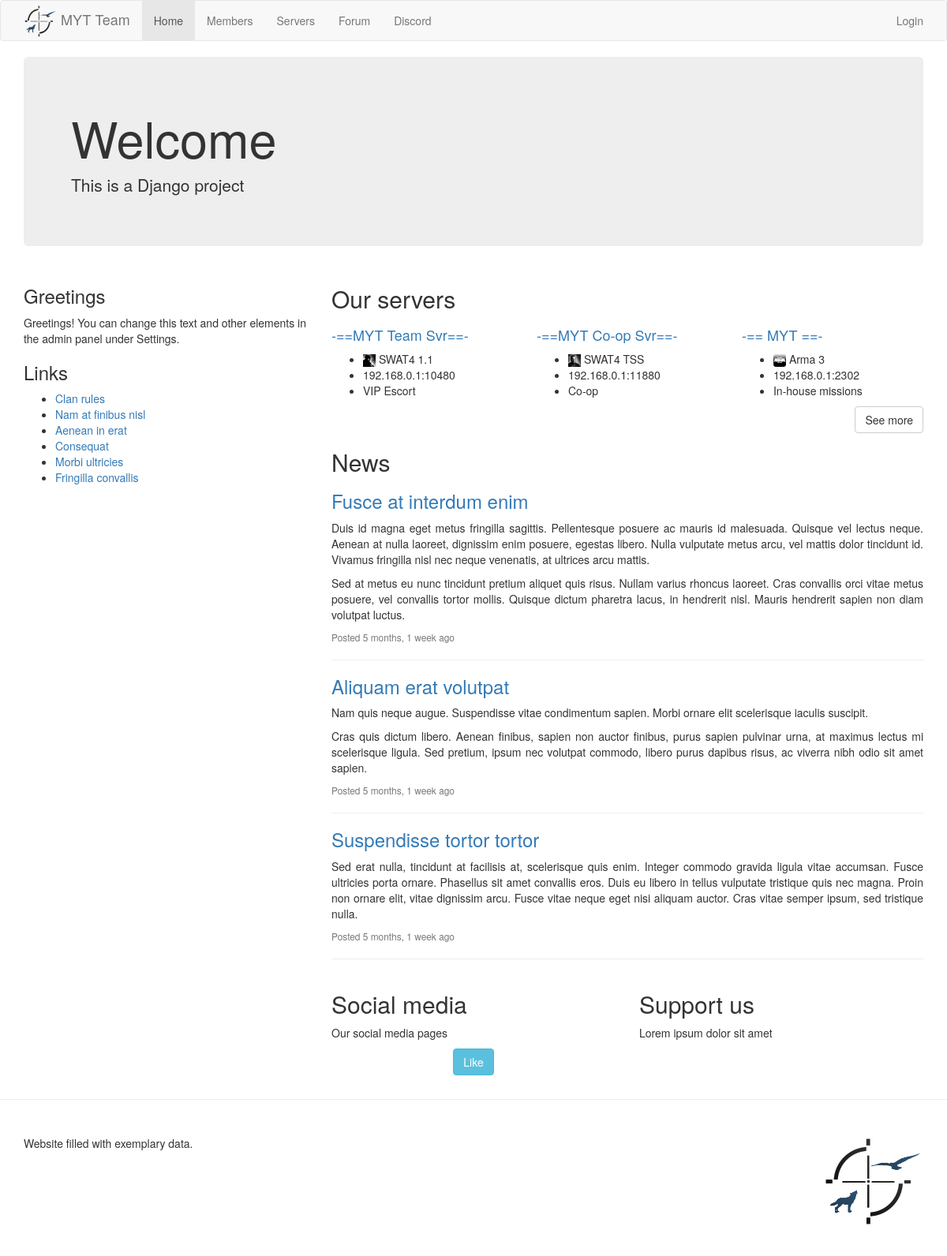
The page / on the database its author committed.
### homepage/models.py (models this page shows, shortened)
class Setting(models.Model):
	key = models.CharField(primary_key=True, max_length=50)
	verbose_key = models.CharField("setting", max_length=50, blank=True, null=True)
	hints = models.TextField(blank=True, null=True)
	value = models.TextField(blank=True)
	@staticmethod
	def fetch_setting(key, default=""):
		try:
			setting = Setting.objects.get(key=key)
		except Setting.DoesNotExist:
			return default
		if setting.value:
			return setting.value
		else:
			return default

class Server(models.Model):
	name = models.CharField(max_length=50)
	ip = models.GenericIPAddressField("IP address")
	game_port = models.PositiveIntegerField()
	is_active = models.BooleanField(default=True, help_text="Inactive servers aren't displayed")
	is_public = models.BooleanField(default=True, help_text="Is the server public or passworded")
	game = models.ForeignKey("homepage.Game", on_delete=models.PROTECT)
	value = models.IntegerField(default=0, help_text="Used for sorting; greater value -> higher on the list")
	is_featured = models.BooleanField("feature on front page", default=False, help_text="If there are too many or too few servers marked as featured, 'value' will be the deciding factor")
	gamemode = models.CharField(max_length=20, help_text="Dominant gamemode or a brief description of the server")
	query_enabled = models.BooleanField("show server status", default=False)
	query_type = models.CharField(max_length=100, null=True, blank=True)
	query_port = models.PositiveIntegerField(null=True, blank=True)
	query_username = models.CharField(max_length=100, null=True, blank=True)
	query_password = models.CharField(max_length=100, null=True, blank=True)
	objects = ServerManager()

class Game(models.Model):
	title = models.CharField(max_length=20, help_text="Game title including its version")
	icon = models.FilePathField(path=settings.MEDIA_ROOT+"game_icons/", allow_files=True, blank=True, null=True)
	is_supported = models.BooleanField(default=True, help_text="Is this game currently supported")
	objects = GameManager()
	def icon_url(self):
		if self.icon:
			return settings.MEDIA_URL+"game_icons/"+os.path.basename(self.icon)
		return ""

class News(models.Model):
	title = models.CharField(max_length=150)
	body = models.TextField()
	date_written = models.DateTimeField(auto_now_add=True)
	date_modified = models.DateTimeField(auto_now=True)
	is_sticky = models.BooleanField("pin at the top", default=False)
	is_draft = models.BooleanField("save as draft", default=False)
	objects = NewsManager()
	class Meta:
		verbose_name_plural = "news"

### homepage/views.py (the view)
# urls.py: url(r'^$', views.index, name="index"),
def index(request):
	return render(request, 'homepage/index.html', merge_dicts(get_common_context(), {
		'featured_servers': Server.objects.featured()[:3],
		'social_media': Setting.fetch_setting('social_media', '[social_media]'),
		'support': Setting.fetch_setting('support', '[support]'),
		'jumbo_header': Setting.fetch_setting('jumbo_header', '[jumbo_header]'),
		'jumbo_subheader': Setting.fetch_setting('jumbo_subheader', '[jumbo_subheader]'),
		'greeting': Setting.fetch_setting('greeting', '[greeting]'),
		'latest_news': News.objects.latest(3),
	}))

### homepage/models.py (called while the page is built)
	def get_queryset(self, *args, **kwargs):
		return super(PlayerManager, self).get_queryset().order_by("user__username")

	def members(self):
		return self.get_queryset().filter(is_member=True)

	def new_members(self, period=30):
		return self.members().filter(date_joined__gte=timezone.now()-datetime.timedelta(days=period))

	def get_queryset(self, *args, **kwargs):
		return super(ServerManager, self).get_queryset().order_by("-value", "game", "name")

	def active(self):
		return self.get_queryset().filter(is_active=True)

	def featured(self):
		return self.active().order_by("-is_featured", "-value", "game", "name")

	def get_queryset(self, *args, **kwargs):
		return super(NewsManager, self).get_queryset().order_by("-is_sticky", "-date_written")

	def public(self):
		return self.get_queryset().filter(is_draft=False)

	def latest(self, count=5):
		return self.public()[:count]

### homepage/views.py (called while the page is built)
def get_common_context():
	return {
		'latest_news': News.objects.latest(),
		'new_members': Player.objects.new_members(),
		'links': Setting.fetch_setting('links', '[links]'),
		'footer': Setting.fetch_setting('footer', '[footer]'),
	}

### myt_homepage/utils.py (called while the page is built)
def merge_dicts(*dict_args):
    result = {}
    for dictionary in dict_args:
        result.update(dictionary)
    return result

### homepage/templates/homepage/index.html (shortened to what this page needs)
{% extends "homepage/base.html" %}
{% load static %}
{% block content %}
	<div class="jumbotron">
		<h1>{{jumbo_header|default:"[jumbo_header]"|safe}}</h1>
		<p>{{jumbo_subheader|default:"[jumbo_subheader]"|safe}}</p>
	</div>
	<div class="row">
		<div class="col-md-4">
			<section>
				<h3>Greetings</h3>
				{{greeting|default:"[greeting]"|safe}}
			</section>
			<section>
				<h3>Links</h3>
				{{links|default:"[links]"|safe}}
			</section>
		</div>
		<div class="col-md-8">
			<section>
				<h2>Our servers</h2>
				{% if featured_servers %}
				<div class="row">
					{% for server in featured_servers %}
					<div class="col-sm-4">
						<h4 {% if server.name|length > 20 %}data-toggle="tooltip"{% endif %} title="{{server.name}}" style="white-space: nowrap; overflow: hidden;"><a href="{% url 'homepage:server' server.pk %}">{{server.name}}</a></h4>
						<ul>
							<li>
								{% include 'homepage/includes/game_icon.html' with game=server.game %} {{server.game.title}}
							</li>
							<li>{{server.ip}}:{{server.game_port}}</li>
							<li>{{server.gamemode}}</li>
						</ul>
					</div>
					{% endfor %}
				</div>
				<div style="text-align: right">
					<a href="{% url 'homepage:servers'%}" class="btn btn-default">See more</a>
				</div>
				{% else %}
				<p>There are no servers available.</p>
				{% endif %}
			</section>
			<section>
				<h2>News</h2>
				{% for news in latest_news %}
				<article>
					<header>
						<h3>
							<a href="{% url 'homepage:news' news.pk %}">{{news.title}}</a>
						</h3>
					</header>
					{{news.body|safe}}
					<footer>
						<p class="text-muted small">
							Posted {{news.date_written|timesince}} ago
						</p>
					</footer>
				</article>
				<hr>
				{% empty %}
				<p>There are no news to display.</p>
				{% endfor %}
			</section>
			<div class="row">
				<div class="col-sm-6">
					{% if social_media %}
					<section>
						<h2>Social media</h2>
						{{social_media|safe}}
					</section>
					{% endif %}
				</div>
				<div class="col-sm-6">
					{% if support %}
					<section>
						<h2>Support us</h2>
						{{support|safe}}
					</section>
					{% endif %}
				</div>
			</div>
		</div>
	</div>
{% endblock %}

### homepage/templates/homepage/base.html (shortened to what this page needs)
{% load static %}
<!DOCTYPE html>
<html lang="en">
	<head>
		<link rel="stylesheet" href="{% static 'css/bootstrap.min.css' %}" type="text/css"/>
		<link rel="stylesheet" href="{% static 'css/main_theme.css' %}" type="text/css"/>
	</head>
	<body>
		<header>
			<nav class="navbar navbar-default">
				<div class="container">
					<div class="navbar-header">
						<a class="navbar-brand" href="{% url 'homepage:index' %}">
							<img src="{% static 'img/logo.png' %}" alt="MYT">
							MYT Team
						</a>
					</div>
					<ul class="nav navbar-nav">
						<li class="{% if request.path == '/' %}active{% endif %}"><a href="{% url 'homepage:index' %}">Home</a></li>
						<li class="{% if '/members' in request.path %}active{% endif %}"><a href="{% url 'homepage:members' %}">Members</a></li>
						<li class="{% if '/servers' in request.path %}active{% endif %}"><a href="{% url 'homepage:servers' %}">Servers</a></li>
						<li><a href="{% url 'homepage:forum' %}" target="_blank">Forum</a></li>
						<li><a href="{% url 'homepage:discord' %}" target="_blank">Discord</a></li>
					</ul>
					<ul class="nav navbar-nav navbar-right">
						<li><a href="{% url 'admin:index' %}" target="_blank">{% if user.is_authenticated %}Admin panel{% else %}Login{% endif %}</a></li>
					</ul>
				</div>
			</nav>
		</header>
		<div class="container">
			{% block content %}{% endblock %}
		</div>
		<hr>
		<footer>
			<div class="container">
				<div class="row" style="margin-top: 25px; margin-bottom: 35px;">
					<div class="col-md-8">
						{{footer|safe}}
					</div>
					<div class="col-md-4" style="text-align: right;">
						<a href="{% url 'homepage:index' %}"><img src="{% static 'img/logo.png' %}" alt="MYT" class="footer-logo"></a>
					</div>
				</div>
			</div>
		</footer>
	</body>
</html>

### homepage/templates/homepage/includes/game_icon.html
{% load static %}{% if game %}<img src="{% if game.icon %}{{game.icon_url}}{% else %}{% static 'img/unknown_game.gif' %}{% endif %}" alt="" class="{{img_class|default:'small-game-icon'}}">{% endif %}

### homepage/static/css/main_theme.css (style rules this page uses)
p { text-align: justify; }
.navbar-brand { padding-top: 5px; padding-bottom: 5px; }
.navbar-brand > img { display: inline-block; width: 42px; height: 42px; }
.small-game-icon { width: 16px; height: 16px; }
.footer-logo { width: 129px; height: 118px; opacity: 1.0; }

### rows shown on the page
Setting: value "Welcome"
Setting: value "This is a Django project"
Setting: value "Greetings! You can change this text and other elements in the admin panel under Settings."
Setting: value "Clan rules Nam at finibus nisl Aenean in erat Consequat Morbi ultricies Fringilla convallis"
Server: name "-==MYT Team Svr==-", icon (picture), game "SWAT4 1.1", ip "192.168.0.1", game_port "10480", gamemode "VIP Escort"
Server: name "-==MYT Co-op Svr==-", icon (picture), game "SWAT4 TSS", ip "192.168.0.1", game_port "11880", gamemode "Co-op"
Server: name "-== MYT ==-", icon (picture), game "Arma 3", ip "192.168.0.1", game_port "2302", gamemode "In-house missions"
News: title "Fusce at interdum enim", body "Duis id magna eget metus fringilla sagittis. Pellentesque posuere ac mauris id malesuada. Quisque vel lectus neque. Aenean at nulla laoreet, dignissim enim posuere, egestas libero. Nulla vulputate metus arcu, vel mattis dolor tincidunt id. Vivamus fringilla nisl nec neque venenatis, at ultrices arcu mattis. Sed at metus eu nunc tincidunt pretium aliquet quis risus. Nullam varius rhoncus laoreet. Cras convallis orci vitae metus posuere, vel convallis tortor mollis. Quisque dictum pharetra lacus, in hendrerit nisl. Mauris hendrerit sapien non diam volutpat luctus.", date_written "5 months, 1 week"
News: title "Aliquam erat volutpat", body "Nam quis neque augue. Suspendisse vitae condimentum sapien. Morbi ornare elit scelerisque iaculis suscipit. Cras quis dictum libero. Aenean finibus, sapien non auctor finibus, purus sapien pulvinar urna, at maximus lectus mi scelerisque ligula. Sed pretium, ipsum nec volutpat commodo, libero purus dapibus risus, ac viverra nibh odio sit amet sapien.", date_written "5 months, 1 week"
News: title "Suspendisse tortor tortor", body "Sed erat nulla, tincidunt at facilisis at, scelerisque quis enim. Integer commodo gravida ligula vitae accumsan. Fusce ultricies porta ornare. Phasellus sit amet convallis eros. Duis eu libero in tellus vulputate tristique quis nec magna. Proin non ornare elit, vitae dignissim arcu. Fusce vitae neque eget nisi aliquam auctor. Cras vitae semper ipsum, sed tristique nulla.", date_written "5 months, 1 week"
Setting: value "Our social media pages Like"
Setting: value "Lorem ipsum dolor sit amet"
Setting: value "Website filled with exemplary data."
